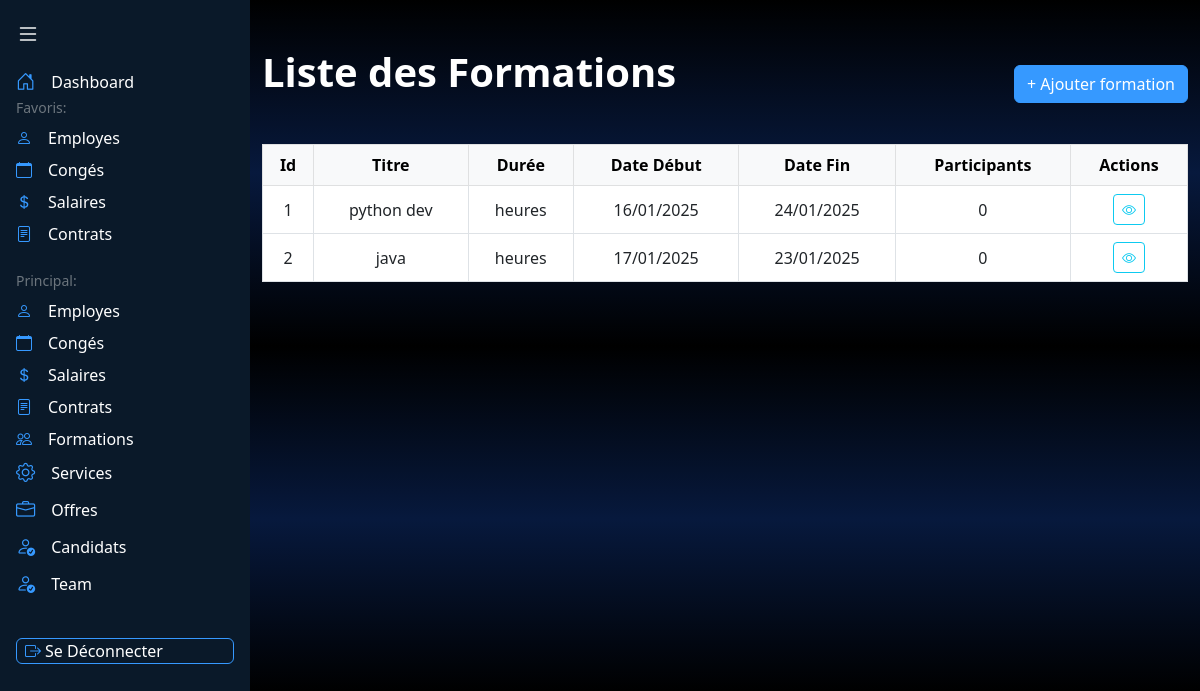
The app's page /formations/ (signed in) with its own data.
### appRH/models.py (models this page shows, shortened)
class Formation(models.Model):
    titre = models.CharField(max_length=100)
    theme = models.CharField(max_length=100)
    formateure = models.CharField(max_length=100)
    date_debut = models.DateField()
    date_fin = models.DateField()
    employe = models.ManyToManyField('Employe', related_name="formations")
    created_at = models.DateTimeField(auto_now_add=True)
    updated_at = models.DateTimeField(auto_now=True)
    class Meta:
        ordering = ['date_debut']
        verbose_name = "Formation"
        verbose_name_plural = "Formations"

### appRH/views.py (the view)
# urls.py: path('formations/', views.liste_formations, name='liste_formations'),
def liste_formations(request):
    is_employe = request.user.groups.filter(name='Employe').exists()
    is_agent_rh = request.user.groups.filter(name='Agent Rh').exists()
    formations = Formation.objects.all()  # Par défaut, récupérer toutes les formations
    try:
        employe = Employe.objects.get(user=request.user)  # Récupérer l'employé actuel
    except Employe.DoesNotExist:
        employe = None
    if is_employe:
        formations = Formation.objects.filter(employe=employe)  # Assurez-vous que 'employe' est bien défini dans le modèle Formation
    else:
        formations = Formation.objects.all()
    return render(request, 'liste_formations.html', {
        'formations': formations,
        'employe': employe,
        'is_employe': is_employe,
        'is_agent_rh': is_agent_rh,
    })

### appRH/templates/liste_formations.html (shortened to what this page needs)
<!DOCTYPE html>
<html lang="en">
    {% load static %}
<head>
    <link href="https://cdn.jsdelivr.net/npm/bootstrap@5.3.0/dist/css/bootstrap.min.css" rel="stylesheet">
    <link rel="stylesheet" href="https://cdn.jsdelivr.net/npm/bootstrap-icons@1.11.1/font/bootstrap-icons.css">
</head>
<body style="background: linear-gradient(to bottom, black 0%, rgb(7, 25, 61) 50%, black 100%);">
{%if is_employe%}
<nav id="sidebar" class="min-vh-100 position-fixed" style="background-color: #0A1929; width: 250px; transition: all 0.3s ease; z-index: 1000;">
    <button class="btn border-0 p-3 w-100 text-start" id="toggleSidebar">
        <i class="bi bi-list text-white fs-4"></i>
    </button>
    <div class="px-3">
        <div>
            <div class="text-secondary small fw-medium mb-2 section-label">Principal:</div>
            <ul class="nav flex-column gap-2">
                <li class="nav-item">
                    <a href="{% url 'coordonnees_employe' %}" class="nav-link text-white p-0 d-flex align-items-center">
                        <i class="bi bi-person" style="color: #3699FF;"></i>
                        <span class="ms-3 menu-text">Mes coordonnées</span>
                    </a>
                </li>
                <li class="nav-item">
                    <a href="{% url 'voir_coordonnees_conges' %}" class="nav-link text-white p-0 d-flex align-items-center">
                        <i class="bi bi-calendar" style="color: #3699FF;"></i>
                        <span class="ms-3 menu-text"> Mes Congés</span>
                    </a>
                </li>
                <li class="nav-item">
                    <a href="{% url 'voir_coordonnees_salaires' %}" class="nav-link text-white p-0 d-flex align-items-center">
                        <i class="bi bi-currency-dollar" style="color: #3699FF;"></i>
                        <span class="ms-3 menu-text">Mes Salaires</span>
                    </a>
                </li>
                <li class="nav-item">
                    <a href="{% url 'voir_coordonnees_contrat' %}" class="nav-link text-white p-0 d-flex align-items-center">
                        <i class="bi bi-file-text" style="color: #3699FF;"></i>
                        <span class="ms-3 menu-text">Mes Contrats</span>
                    </a>
                </li>
                <li class="nav-item">
                    <a href="{% url 'voir_coordonnees_formation' %}" class="nav-link text-white p-0 d-flex align-items-center">
                        <i class="bi bi-people" style="color: #3699FF;"></i>
                        <span class="ms-3 menu-text">Mes Formations</span>
                    </a>
                </li>
                <li class="nav-item">
                    <a href="{% url 'demander_conge' %}" class="nav-link text-white p-0 d-flex align-items-center">
                        <i class="bi bi-calendar-plus" style="color: #3699FF;"></i>
                        <span class="ms-3 menu-text">Demander Congé</span>
                    </a>
                </li>
            <li>
                <a href="{% url 'alertes_contrats' %}" class="nav-link text-white p-0 d-flex align-items-center">
                    <i class="bi bi-bell" style="color: #3699FF; font-size: 1.2rem;"></i>
                    <span class="ms-3 menu-text">mes alertes</span>
                </a>
        </li>
             <br>
                            <li class="nav-item">
                          <form method="POST" action="{% url 'logout' %}">
                        {% csrf_token %}
                        <button
            class="nav-link text-white p-0 d-flex align-items-center gap-1 px-2 py-1 rounded w-100"
            style="background-color: #0A1929; border: 1px solid #3699FF; font-size: 1rem; line-height: 1;"
        >
            <i class="bi bi-box-arrow-right" style="color: #3699FF; font-size: 1rem;"></i>
            <span class="menu-text" style="margin-left: 0;">Se Déconnecter</span>
        </button>
                         </form>
                        </li>
                         </ul>
                        </div>
                    </div>
        </nav>
{%else%}
    <nav id="sidebar" class="min-vh-100 position-fixed" style="background-color: #0A1929; width: 250px; transition: all 0.3s ease; z-index: 1000;">
        <button class="btn border-0 p-3 w-100 text-start" id="toggleSidebar">
            <i class="bi bi-list text-white fs-4"></i>
        </button>
        <div class="px-3">
            <div class="mb-4">
                    <a href="{% url 'dashboardAgent' %}" class="nav-link text-white p-0 d-flex align-items-center">
                        <i class="bi bi-house-door" style="color: #3699FF; font-size: 1.2rem;"></i>
                        <span class="ms-3 menu-text">Dashboard</span>
                    </a>
                <div class="text-secondary small fw-medium mb-2 section-label">Favoris:</div>
                <ul class="nav flex-column gap-2">
                    <li class="nav-item">
                        <a href="{% url 'liste_employes' %}" class="nav-link text-white p-0 d-flex align-items-center">
                            <i class="bi bi-person" style="color: #3699FF;"></i>
                            <span class="ms-3 menu-text">Employes</span>
                        </a>
                    </li>
                    <li class="nav-item">
                        <a href="{% url 'liste_conges' %}" class="nav-link text-white p-0 d-flex align-items-center">
                            <i class="bi bi-calendar" style="color: #3699FF;"></i>
                            <span class="ms-3 menu-text">Congés</span>
                        </a>
                    </li>
                    <li class="nav-item">
                        <a href="{% url 'liste_salaires' %}" class="nav-link text-white p-0 d-flex align-items-center">
                            <i class="bi bi-currency-dollar" style="color: #3699FF;"></i>
                            <span class="ms-3 menu-text">Salaires</span>
                        </a>
                    </li>
                    <li class="nav-item">
                        <a href="{% url 'liste_contrats' %}" class="nav-link text-white p-0 d-flex align-items-center">
                            <i class="bi bi-file-text" style="color: #3699FF;"></i>
                            <span class="ms-3 menu-text">Contrats</span>
                        </a>
                    </li>
                </ul>
            </div>
            <div>
                <div class="text-secondary small fw-medium mb-2 section-label">Principal:</div>
                <ul class="nav flex-column gap-2">
                    <li class="nav-item">
                        <a href="{% url 'liste_employes' %}" class="nav-link text-white p-0 d-flex align-items-center">
                            <i class="bi bi-person" style="color: #3699FF;"></i>
                            <span class="ms-3 menu-text">Employes</span>
                        </a>
                    </li>
                    <li class="nav-item">
                        <a href="{% url 'liste_conges' %}" class="nav-link text-white p-0 d-flex align-items-center">
                            <i class="bi bi-calendar" style="color: #3699FF;"></i>
                            <span class="ms-3 menu-text">Congés</span>
                        </a>
                    </li>
                    <li class="nav-item">
                        <a href="{% url 'liste_salaires' %}" class="nav-link text-white p-0 d-flex align-items-center">
                            <i class="bi bi-currency-dollar" style="color: #3699FF;"></i>
                            <span class="ms-3 menu-text">Salaires</span>
                        </a>
                    </li>
                    <li class="nav-item">
                        <a href="{% url 'liste_contrats' %}" class="nav-link text-white p-0 d-flex align-items-center">
                            <i class="bi bi-file-text" style="color: #3699FF;"></i>
                            <span class="ms-3 menu-text">Contrats</span>
                        </a>
                    </li>
                    <li class="nav-item">
                        <a href="{% url 'liste_formations' %}" class="nav-link text-white p-0 d-flex align-items-center">
                            <i class="bi bi-people" style="color: #3699FF;"></i>
                            <span class="ms-3 menu-text">Formations</span>
                        </a>
                    </li>
                    <li>
                    <a href="{% url 'liste_services' %}" class="nav-link text-white p-0 d-flex align-items-center">
                        <i class="bi bi-gear" style="color: #3699FF; font-size: 1.2rem;"></i>
                        <span class="ms-3 menu-text">Services</span>
                    </a>
                </li>
                <li>
                <a href="{% url 'liste_offre' %}" class="nav-link text-white p-0 d-flex align-items-center">
                    <i class="bi bi-briefcase" style="color: #3699FF; font-size: 1.2rem;"></i>
                    <span class="ms-3 menu-text">Offres</span>
                </a>
            </li>
        <li>
            <a href="{% url 'liste_candidature' %}" class="nav-link text-white p-0 d-flex align-items-center">
                <i class="bi bi-person-check" style="color: #3699FF; font-size: 1.2rem;"></i>
                <span class="ms-3 menu-text">Candidats</span>
            </a>
        </li>
        <li>
            <a href="{% url 'team_list' %}" class="nav-link text-white p-0 d-flex align-items-center">
                <i class="bi bi-person-check" style="color: #3699FF; font-size: 1.2rem;"></i>
                <span class="ms-3 menu-text">Team</span>
            </a>
        </li>
     <br>
                    <li class="nav-item">
                  <form method="POST" action="{% url 'logout' %}">
                <button
    class="nav-link text-white p-0 d-flex align-items-center gap-1 px-2 py-1 rounded w-100"
    style="background-color: #0A1929; border: 1px solid #3699FF; font-size: 1rem; line-height: 1;">
    <i class="bi bi-box-arrow-right" style="color: #3699FF; font-size: 1rem;"></i>
    <span class="menu-text" style="margin-left: 0;">Se Déconnecter</span>
</button>
                 </form>
                </li>
                 </ul>
                </div>
            </div>
    </nav>
{%endif%}
<div class="flex-grow-1" style="margin-left: 250px; transition: margin-left 0.3s ease;">
 <div class="container py-5">
    <div class="d-flex justify-content-between align-items-center mb-4" style="color:rgb(255, 255, 255);">
        <h1 class="text-center fw-bold mb-4">Liste des Formations </h1>
                            {%if is_agent_rh%}
                            <div>
                                <a href="{% url 'ajouter_formation' %}" class="btn btn-primary" style="background-color: #3699FF; border-color: #3699FF;">+ Ajouter formation</a>
                            </div>
                            {%endif%}
                        </div>
        <div>
            <div class="table-responsive">
                <table class="table table-bordered table-hover">
                    <thead class="table-light text-center">
                    <tr>
                        <th>Id</th>
                        <th>Titre</th>
                        <th>Durée</th>
                        <th>Date Début</th>
                        <th>Date Fin</th>
                        <th>Participants</th>
                        <th>Actions</th>
                    </tr>
                </thead>
                <tbody class="text-center align-middle">
                    {% for formation in formations %}
                    <tr>
                        <td>{{ formation.id }}</td>
                        <td>{{ formation.titre }}</td>
                        <td>{{ formation.duree }} heures</td>
                        <td>{{ formation.date_debut|date:"d/m/Y" }}</td>
                        <td>{{ formation.date_fin|date:"d/m/Y" }}</td>
                        <td>{{ formation.participants|length }}</td>
                        <td>
                            {% if is_agent_rh %}
                            <a href="{% url 'detail_formation' formation.id %}" class="btn btn-outline-info btn-sm">
                                <i class="bi bi-eye"></i>
                            </a>
                                  {% endif %}
                        </td>
                    </tr>
                    {% empty %}
                    <tr>
                        <td colspan="7">Aucune formation trouvée.</td>
                    </tr>
                    {% endfor %}
                </tbody>
            </table>
        </div>
    </div>
</div>
</body>
</html>

### records on screen
Formation: id "1", titre "python dev", date_debut "16/01/2025", date_fin "24/01/2025", participants|length "0"
Formation: id "2", titre "java", date_debut "17/01/2025", date_fin "23/01/2025", participants|length "0"
